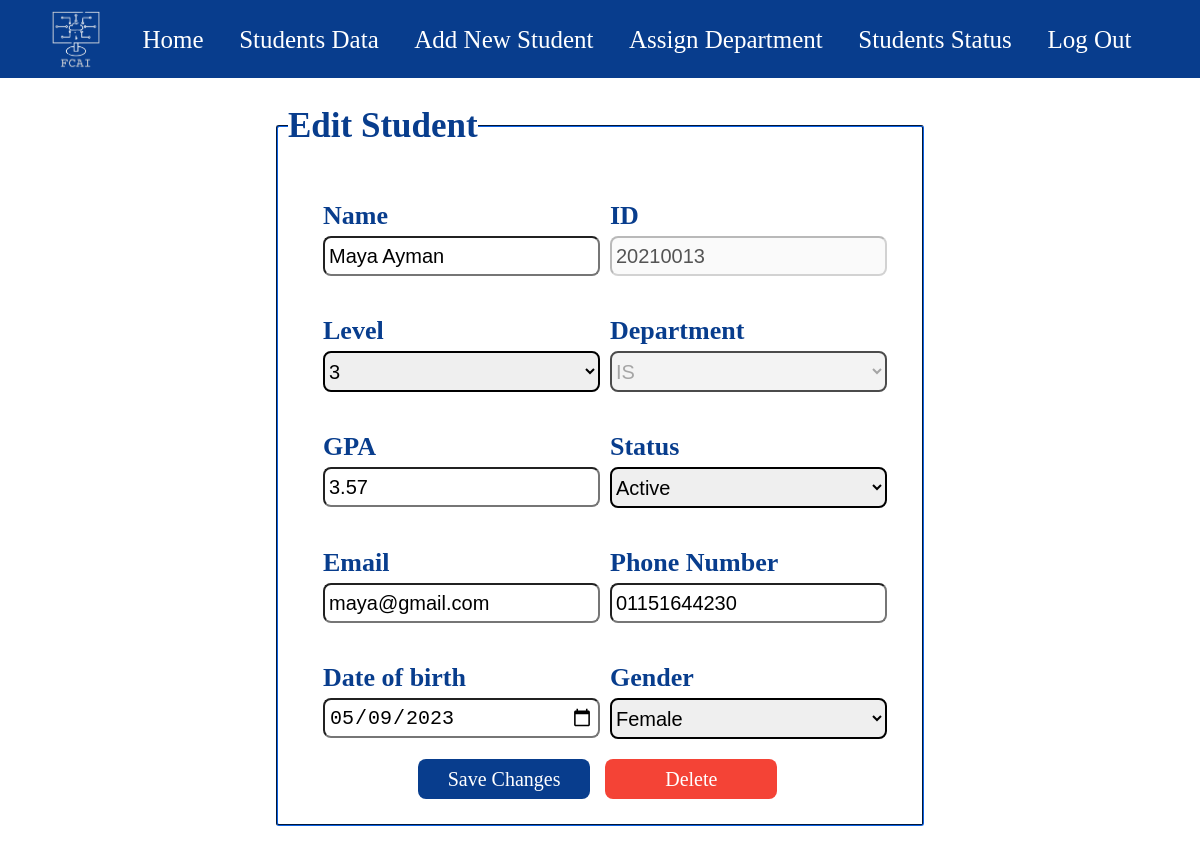
The app's page /StudentsData/Edit/20210013, older data.
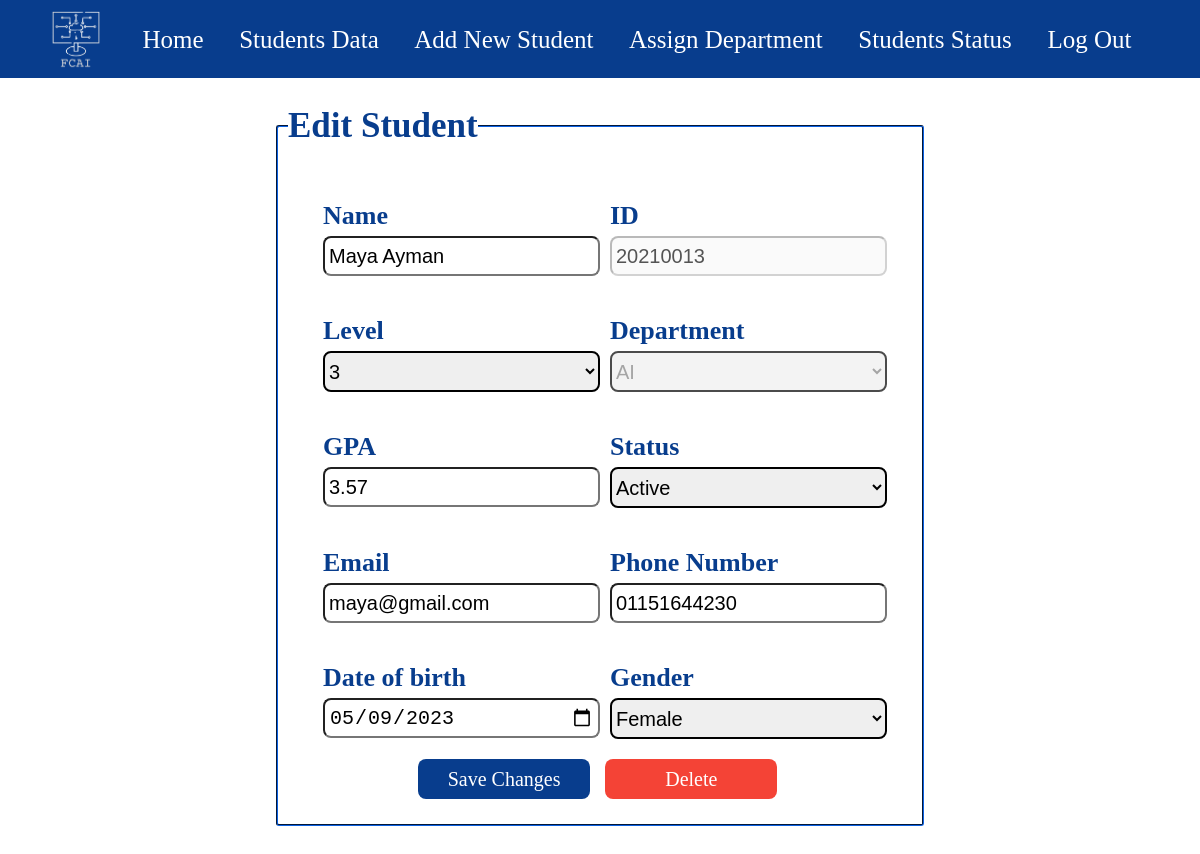
The same page, newer data.
### students/models.py (models this page shows)
class Student(models.Model):
    levels = (
        (1,1),
        (2,2),
        (3,3),
        (4,4),
    )
    departments = (
        ('General','General'),
        ('IS','IS'),
        ('CS','CS'),
        ('IT','IT'),
        ('AI','AI'),
        ('DS','DS'),
    )
    Name = models.CharField(max_length=255 , null = True)
    ID = models.IntegerField(primary_key=True)
    Level = models.IntegerField(null=True , choices=levels)
    Department = models.CharField(max_length=10,default="General",choices=departments)
    GPA = models.DecimalField(max_digits = 3,decimal_places=2,default=0)
    Status = models.CharField(max_length=8,null=True)
    Email = models.CharField(max_length=50,null=True)
    Phone = models.CharField(max_length=11,null=True)
    BirthDate = models.DateField(null=True)
    Gender = models.CharField(max_length=10,null=True,choices=(('Male', 'Male'), ('Female', 'Female')))

### students/views.py (the view, shortened to what this page needs)
# urls.py: path('StudentsData/Edit/<int:id>', views.editPage, name = 'editPage'),
def editPage(request, id):
    student = Student.objects.get(ID=id)
    return render(request, 'studentAffairs/Edit.html', {'student': student})

### students/templates/studentAffairs/Edit.html (shortened to what the changed rows need)
{% extends 'base.html' %}
{% load static %}
{% block content %}
<!DOCTYPE html>
<html lang="en">
<head>
</head>
<body>
    <fieldset id="addStudentField">
        <form id="formContainer" method="POST">
            <div id="inputGroup">
                <div id="nameDiv">
                    <label for="name-field">Name</label>
                    <input type="text" id="name-field" name="name-field" required placeholder="Enter student name" value = "{{student.Name}}">
                </div>
                <div id="idDiv">
                    <label for="id-field">ID</label>
                    <input type="text" id="id-field" name="id" disabled required placeholder="20xxxxxx" value = "{{ student.ID }}" pattern="^20\d{6}$">
                </div>
            </div>
            <div id="inputGroup">
                <div id="levelDiv">
                    <label for="level-field">Level</label>
                    <select name="stdLevel" id="level-field">
                        <option value=3 {% if student.Level == 3 %}selected{% endif %}>3</option>
                    </select>
                </div>
                <div id="departmentDiv">
                    <label for="department-field">Department</label>
                    <select name="department" id="department-field" default="General" value="General" disabled>
                        <option value="IS" {% if student.Department == 'IS' %}selected{% endif %}>IS</option>
                        <option value="AI" {% if student.Department == 'AI' %}selected{% endif %}>AI</option>
                    </select>
                </div>
            </div>
            <div id="inputGroup">
                <div id="GPADiv">
                    <label for="gpa-field">GPA</label>
                    <input type="number" min="0" max="4" step="0.01" id="gpa-field" name="GPA" placeholder="Enter student GPA" value = "{{ student.GPA }}">
                </div>
                <div id="statusDiv">
                    <label for="status-field">Status</label>
                    <select name="Status" id="status-field" value="Active">
                        <option value="Active" {% if student.Status == 'Active' %}selected{% endif %}>Active</option>
                    </select>
                </div>
            </div>
            <div id="inputGroup">
                <div id="emailDiv">
                    <label for="email-field">Email</label>
                    <input type="email" id="email-field" name="email" required placeholder="Enter student email" value = "{{ student.Email }}">
                </div>
                <div id="phoneDiv">
                    <label for="phone-field">Phone Number</label>
                    <input type="text" id="phone-field" name="phone" required placeholder="01xxxxxxxxx" value = "{{ student.Phone }}" pattern = '^01\d{0,9}$'>
                </div>
            </div>
            <div id="inputGroup">
                <div id="dobDiv">
                    <label for="studentBD">Date of birth</label>
                    <input type="date" id="dob-field" name="date" required value="{{ student.BirthDate|date:'Y-m-d' }}">
                </div>
                <div id="genderDiv">
                    <label for="studentGender">Gender</label>
                    <select name="Gender" id="gender-field" value="Male">
                        <option value="Female" {% if student.Gender == 'Female' %}selected{% endif %}>Female</option>
                    </select>
                </div>
            </div>
                </form>
    </fieldset>
</body>
</html>
{% endblock content %}

Row changes from the older to the newer data that the page shows:
changed Student "Maya Ayman": department "IS" → "AI"
